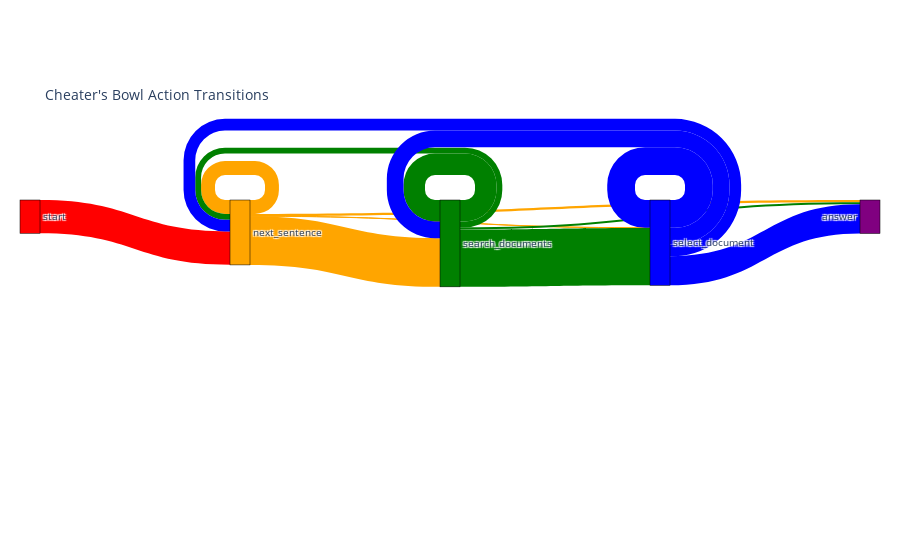

This figure's notebook cell:
### Code cell
import plotly.graph_objects as go

labels=['start','next_sentence','search_documents','select_document','answer']
label_colors=['red','orange','green','blue','purple']

link_colors=[]
source, target, value = [],[],[]
for k1,v1 in transition_cnts.items():
    for k2,v2 in v1.items():
        source.append(labels.index(k1))
        target.append(labels.index(k2))
        value.append(v2)
        link_colors.append(label_colors[labels.index(k1)])

print(source, target, value)

fig = go.Figure(data=[go.Sankey(
    node = dict(
      pad = 15,
      thickness = 20,
      line = dict(color = "black", width = 0.5),
      label = labels,
      color = label_colors
    ),
    link = dict(
      source = source, # indices correspond to labels, eg A1, A2, A1, B1, ...
      target = target,
      value = value,
      color=link_colors
  ))])

fig.update_layout(title_text="Cheater's Bowl Action Transitions", font_size=10, margin=dict(l=20, r=20, t=200, b=20),)
fig.show()

### Figure 1 — Plotly figure (JSON) as saved in the notebook; plotly's stock layout.template omitted (floating-point values rounded to 4 significant figures)
{"data": [{"link": {"color": ["red", "orange", "orange", "orange", "orange", "green", "green", "green", "green", "blue", "blue", "blue", "blue"], "source": [0, 1, 1, 1, 1, 2, 2, 2, 2, 3, 3, 3, 3], "target": [1, 1, 2, 4, 3, 3, 2, 1, 4, 4, 2, 3, 1], "value": [1248, 522, 1825, 81, 6, 2152, 805, 219, 80, 1095, 626, 1041, 438]}, "node": {"color": ["red", "orange", "green", "blue", "purple"], "label": ["start", "next_sentence", "search_documents", "select_document", "answer"], "line": {"color": "black", "width": 0.5}, "pad": 15, "thickness": 20}, "type": "sankey"}], "layout": {"font": {"size": 10}, "margin": {"b": 20, "l": 20, "r": 20, "t": 200}, "title": {"text": "Cheater's Bowl Action Transitions"}}}
